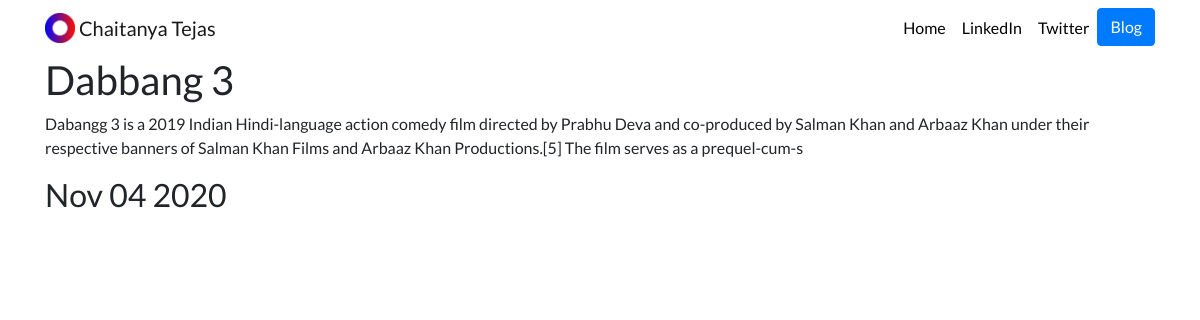
/blog/5/, run on the app's committed database.
### blog/models.py (models this page shows)
class blog(models.Model):
    title = models.CharField(max_length=100)
    description = models.TextField(max_length=250)
    date=models.DateField()

### blog/views.py (the view)
# urls.py: path('<int:blog_id>/',views.details,name='details'),
def details(request,blog_id):
    bg=get_object_or_404(blog,pk=blog_id)
    return render(request,'blogs/details.html',{'id':bg})

### blog/templates/blogs/details.html
{% extends 'portfolio/base.html' %}
{% block content %}
<h1>{{id.title}}</h1>
<p>{{id.description|safe}}</p>
<h2>{{id.date|date:'M d Y'}}</h2>
{% endblock %}

### movies/static/movies/custom.css (style rules this page uses)
body { font-family: 'Lato', sans-serif; }

### data on the page
blog: title "Dabbang 3", description "Dabangg 3 is a 2019 Indian Hindi-language action comedy film directed by Prabhu Deva and co-produced by Salman Khan and Arbaaz Khan under their respective banners of Salman Khan Films and Arbaaz Khan Productions.[5] The film serves as a prequel-cum-s", date "Nov 04 2020"
